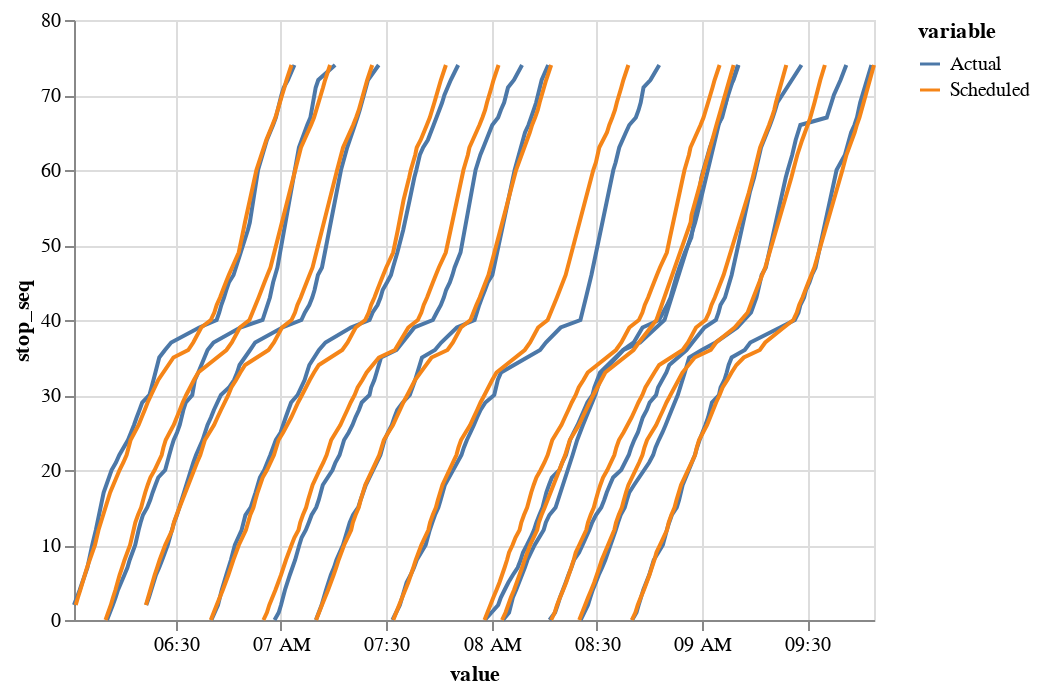

Notebook code for this chart:
### Markdown cell above
Now we have the relevant time data for us to plot, but we need to adjust the dataset's form a little bit to make it easier to encode the information the way Altair likes it. 

Also, to make our visualization a bit more sane, let's look only keep trips which ran during the AM peak period (7am to 9am).

### Code cell
marey = study_deltas[['trip_id', 'end_time', 'sched_end', 'stop_seq']].copy()
# Let's find the trips that ran during the period
# If you changed the study date above, you'll need to change it here also.
trip_ids = marey[ (marey.end_time >= "2019-01-16 07:00")  & (marey.end_time < "2019-01-16 09:00")].trip_id
marey = marey[marey.trip_id.isin(trip_ids)]
# Let's name our columns, with pretty names for the ones we are going to 'melt' in a second here
marey.columns = ['trip_id', 'Actual', 'Scheduled', 'stop_seq']
# The melt function lets us create a long-form table to encode better
marey = marey.melt(id_vars=['trip_id', 'stop_seq'])
# And now we plot
alt.Chart(marey).mark_line().encode(
    alt.X('value:T'),
    alt.Y('stop_seq:Q'),
    alt.Color('variable:N'),
    alt.Detail('trip_id:N')
)

### Figure 1 — Vega-Lite specification as saved in the notebook (floating-point values rounded to 4 significant figures; data arrays with more than 128 entries replaced by an {"elided": "..."} marker saying what was removed)
{"config": {"view": {"continuousWidth": 400, "continuousHeight": 300}}, "data": {"name": "data-04c71efca511cd6441c63fa54ad403ce"}, "mark": "line", "encoding": {"color": {"field": "variable", "type": "nominal"}, "detail": {"field": "trip_id", "type": "nominal"}, "x": {"field": "value", "type": "temporal"}, "y": {"field": "stop_seq", "type": "quantitative"}}, "$schema": "https://vega.github.io/schema/vega-lite/v4.17.0.json", "datasets": {"data-04c71efca511cd6441c63fa54ad403ce": {"elided": "1018 records"}}}
